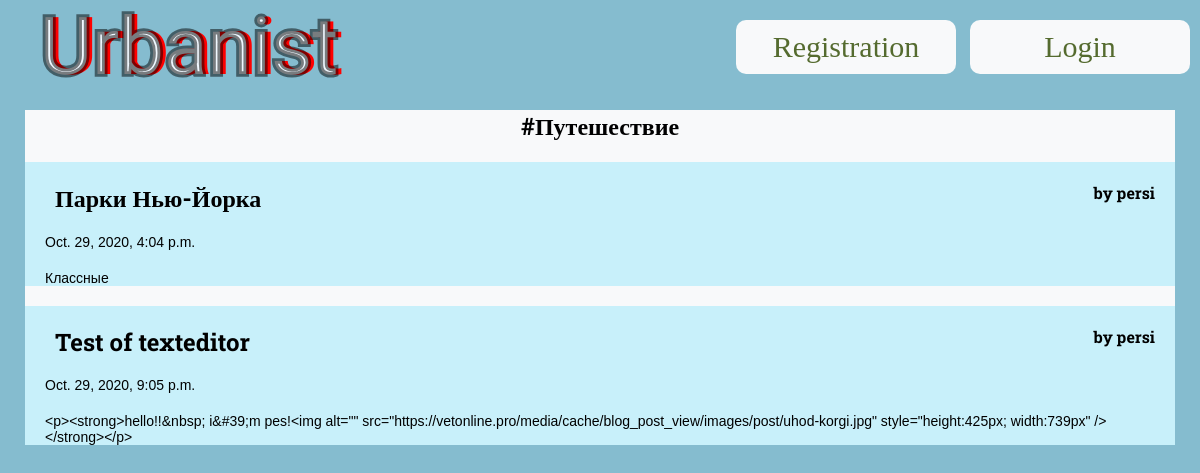
The page /posts/Путешествие/ on the database its author committed.
### firstapp/models.py (models this page shows, shortened)
class Tag(models.Model):
    name = models.CharField(max_length=20, unique=True, help_text="Enter a post tag")
    def __str__(self):
        return self.name

class Post(models.Model):
    title = models.CharField(max_length=200)
    author = models.ForeignKey(User, on_delete=models.CASCADE)
    publication_date = models.DateTimeField(default=timezone.now, blank=True, null=True)
    body = RichTextField(blank=True, null=True)
    tags = models.ManyToManyField('Tag', help_text="Select a tag for this post")
    likes = models.ManyToManyField(User, related_name='blog_posts')

### firstapp/views.py (called while the page is built)
    def get_queryset(self):
        self.tag = get_object_or_404(Tag, name=self.args[0])
        return Post.objects.filter(tags__in=[self.tag])

    def get_context_data(self, **kwargs):
        context = super(TagPostsView,self).get_context_data(**kwargs)
        context['tag'] = self.tag
        return context

### templates/tag_posts.html
<!DOCTYPE html>
{% extends 'base.html' %}
{% block content %}
<h2 class="tag">#{{ tag }}</h2>
{% for post in object_list %}
  <div class="post">
      <h2><a href="{% url 'post_detail' post.pk %}">{{ post.title }}</a></h2>
      <h4>by {{ post.author }}</h4>
      <p>{{ post.publication_date }}</p>
      <p>{{ post.body }}</p>
  </div>
{% endfor %}
{% endblock content %}

### static/css/styles.css (style rules this page uses)
body { background: rgba(13,122,160,0.5); margin: 0; padding: 0; }
h,h1,h2,h3,h4,h5 { font-family: 'Roboto Slab', serif; }
#middle .post { background: rgb(200,240,250); }
#middle .post p { font-size: 14px; font-family: "Spectral", Arial, sans-serif; margin: 20px; clear: both; }
#middle .post h2 { float: left; width:70%; margin-left: 30px; }
#middle .post h2 a { color: black; text-decoration: none; }
#middle .post h4 { float: right; margin: 20px; }
#middle .tag { text-align: center; }

### rows shown on the page
Tag: name "Путешествие"
Post: title "Парки Нью-Йорка", author "persi", publication_date "Oct. 29, 2020, 4:04 p.m.", body "Классные"
Post: title "Test of texteditor", author "persi", publication_date "Oct. 29, 2020, 9:05 p.m.", body "<p><strong>hello!!&nbsp; i&#39;m pes!<img alt=\"\" src=\"https://vetonline.pro/media/cache/blog_post_view/images/post/uhod-korgi.jpg\" style=\"height:425px; width:739px\" /></strong></p>"
